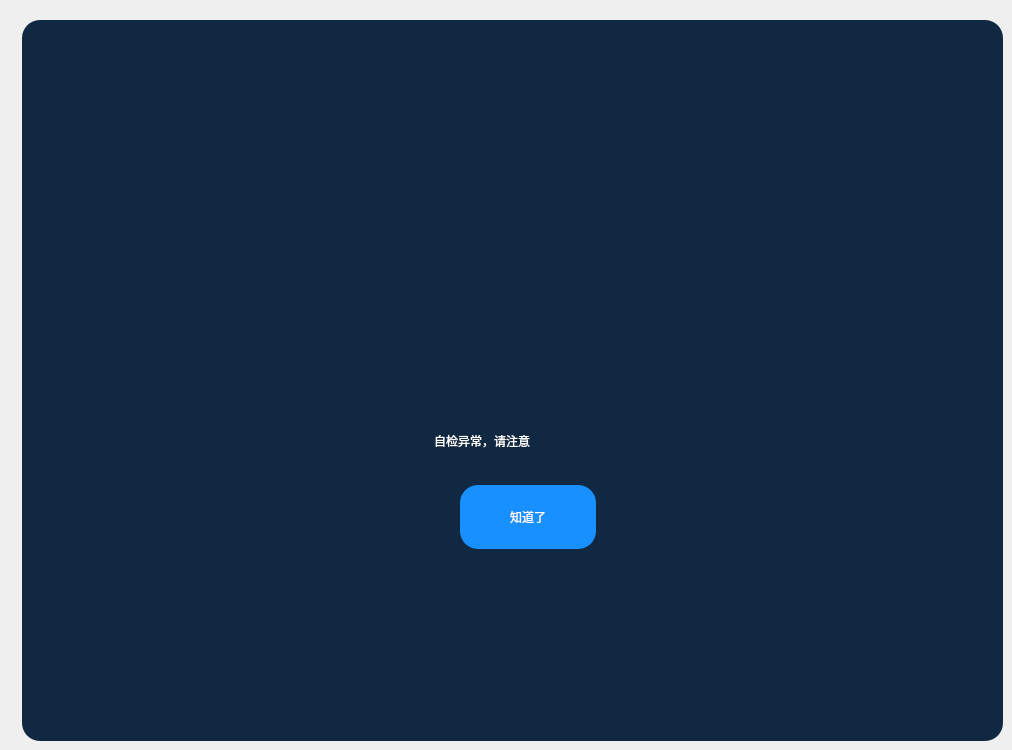
      <widget class="QWidget" name="page_check">
       <widget class="QLabel" name="label_19">
        <property name="geometry">
         <rect>
          <x>22</x>
          <y>20</y>
          <width>981</width>
          <height>721</height>
         </rect>
        </property>
        <property name="styleSheet">
         <string notr="true">background-color:rgb(17, 40, 67);
border-radius: 18px; 
border-color:rgb(17,40,67);</string>
        </property>
        <property name="text">
         <string/>
        </property>
       </widget>
       <widget class="QLabel" name="label_abnormal">
        <property name="geometry">
         <rect>
          <x>450</x>
          <y>236</y>
          <width>160</width>
          <height>160</height>
         </rect>
        </property>
        <property name="styleSheet">
         <string notr="true">background-color:rgb(17, 40, 67);
image: url(:/ic_自检异常.png);
border-radius: 18px; 
border-color:rgb(17,40,67);</string>
        </property>
        <property name="text">
         <string/>
        </property>
       </widget>
       <widget class="QLabel" name="label_26">
        <property name="geometry">
         <rect>
          <x>434</x>
          <y>424</y>
          <width>192</width>
          <height>33</height>
         </rect>
        </property>
        <property name="styleSheet">
         <string notr="true">background-color:rgb(17, 40, 67);
font: 24px &quot;Ubuntu&quot;;
color: rgb(255, 255, 255);
border-radius: 18px; 
border-color:rgb(17,40,67);</string>
        </property>
        <property name="text">
         <string>自检异常，请注意</string>
        </property>
       </widget>
       <widget class="QPushButton" name="pushButton_know">
        <property name="enabled">
         <bool>true</bool>
        </property>
        <property name="geometry">
         <rect>
          <x>460</x>
          <y>485</y>
          <width>136</width>
          <height>64</height>
         </rect>
        </property>
        <property name="styleSheet">
         <string notr="true">QPushButton
{
	color: rgb(255, 255, 255);
	background-color: rgba(24,144,255,1);
	font: 18px&quot;Ubuntu&quot;;
	border-radius: 18px; 
}
QPushButton:pressed
{
	color: rgb(255, 255, 255);
	background-color: rgba(14,132,240,1);
	padding-left:1px;
	padding-top:1px;
}</string>
        </property>
        <property name="text">
         <string>知道了</string>
        </property>
       </widget>
      </widget>
